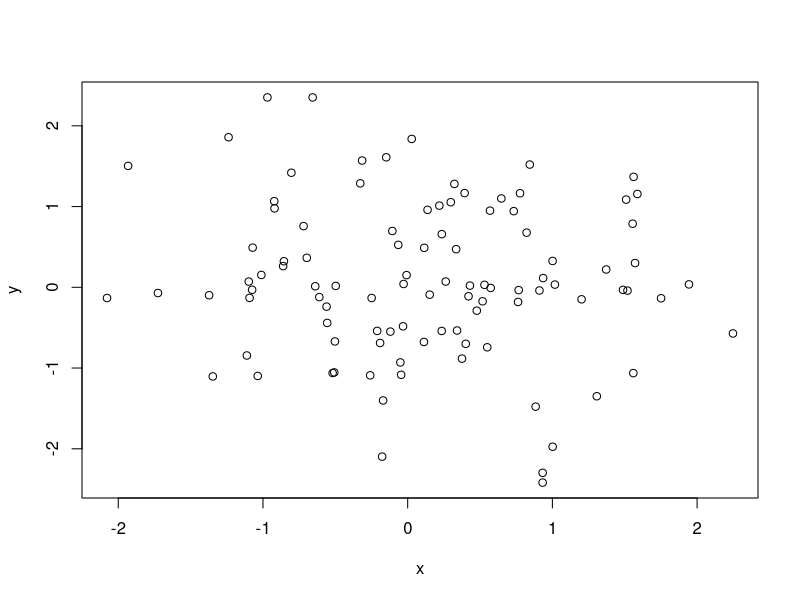
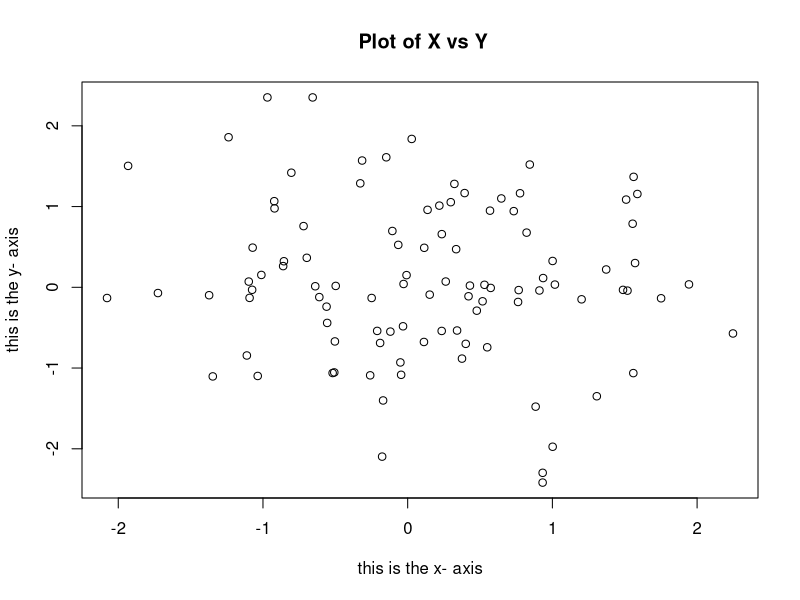
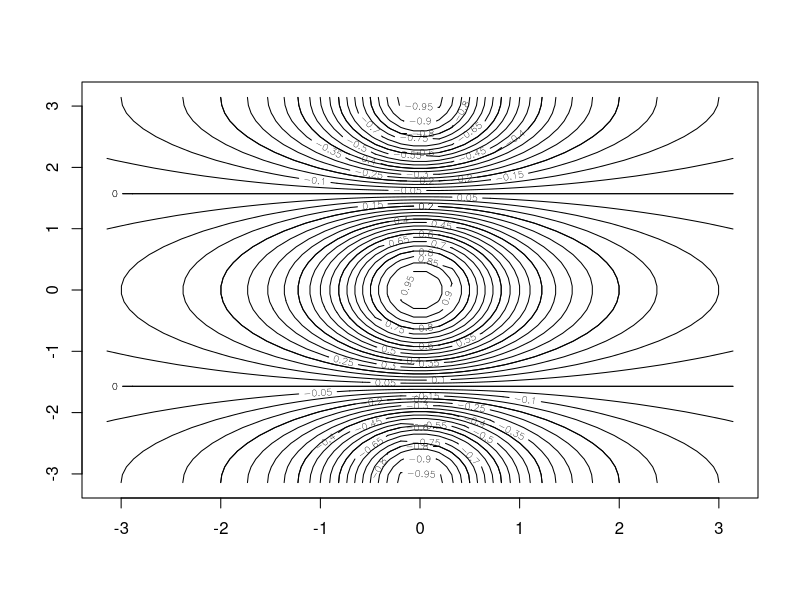
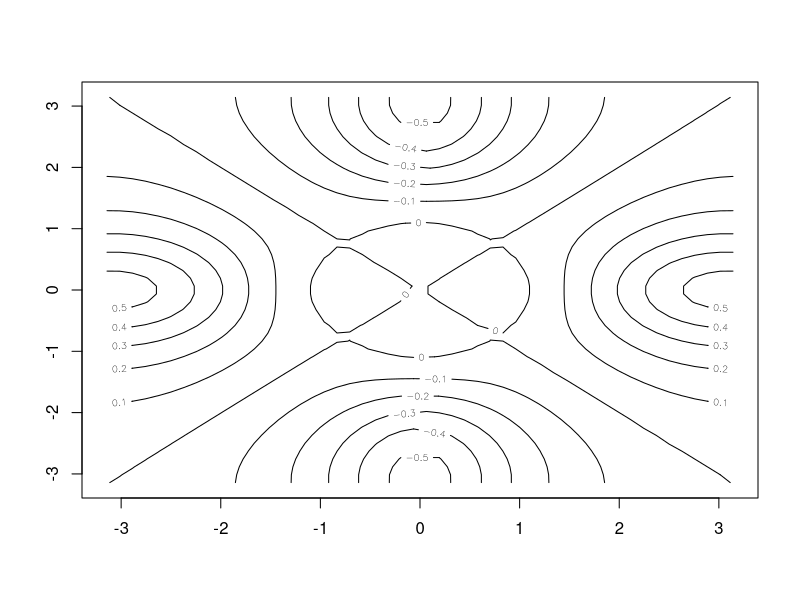
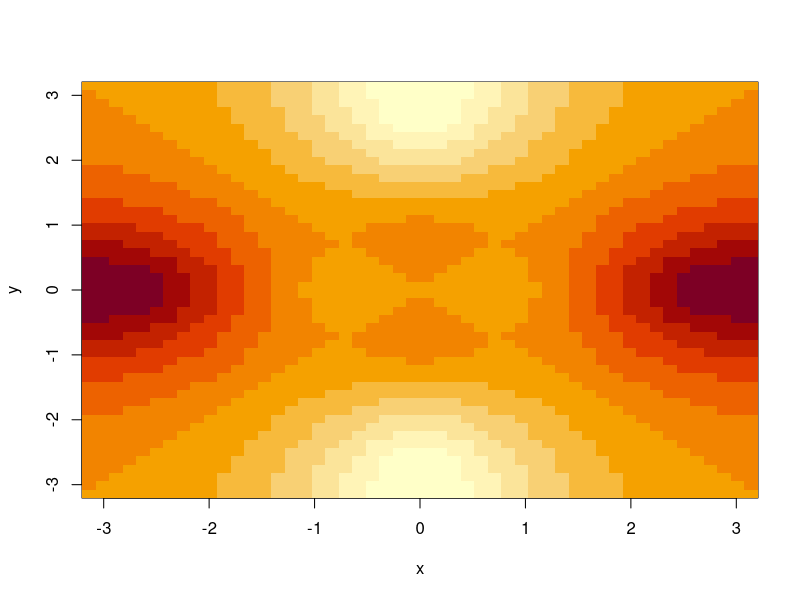
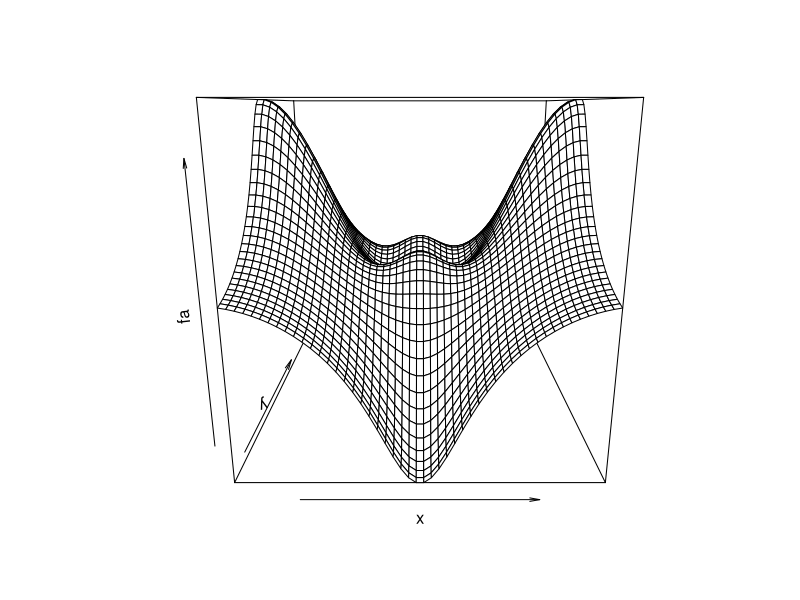
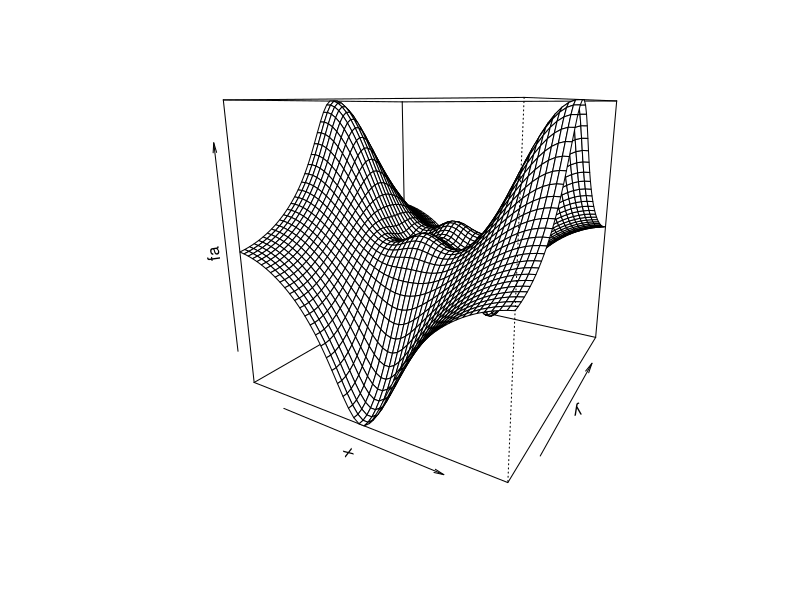
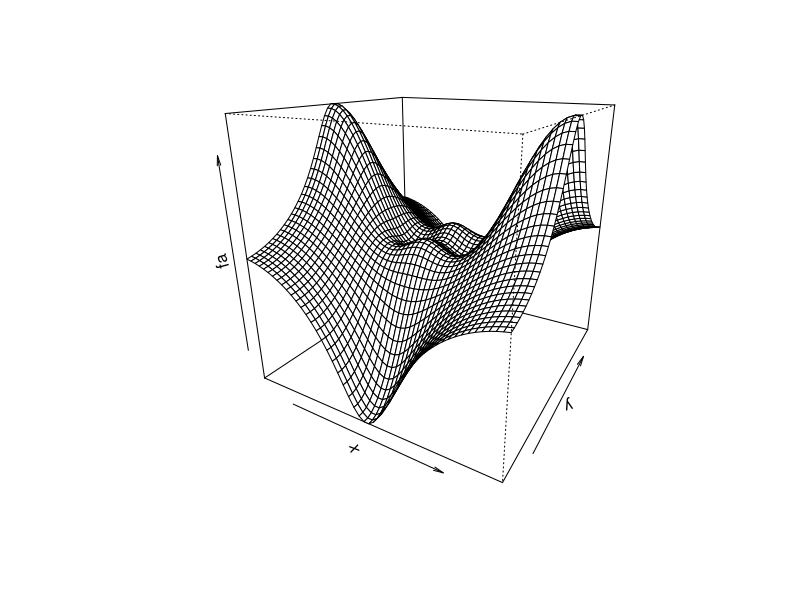

Write R code to recreate these figures, in order.
x <- c(1, 3, 2, 5)
x
x= c(1, 6, 2)
x
y= c(1, 4, 3)
length (x)
x + y
rm(list = ls ())
?matrix
x <- matrix (data = c(1, 2, 3, 4), nrow = 2, ncol = 2)
x
matrix (c(1, 2, 3, 4), 2, 2, byrow = TRUE)
sqrt (x)
x^2
x <- rnorm (50)
x
y <- x + rnorm (50, mean = 50, sd = .1)
cor (x, y)
set.seed (1303)
rnorm (50)
x <- rnorm (100)
y <- rnorm (100)
plot(x,y)
?plot
plot (x, y, xlab = " this is the x- axis ",
      ylab = " this is the y- axis ",
      main = " Plot of X vs Y")
jpeg("Figure.jpeg")
plot (x, y, col = " green ")
dev.off ()
x <- seq (1, 10)
x
x <- 1:10
x
x <- seq (-pi, pi, length = 50)
x
y <- x
?outer
f <- outer (x, y, function (x, y) cos (y) / (1 + x^2))
contour (x, y, f)
contour (x, y, f, nlevels = 45, add = T)
fa <- (f - t(f)) / 2
contour (x, y, fa, nlevels = 15)
image (x, y, fa)
persp (x, y, fa)
persp (x, y, fa , theta = 30)
persp (x, y, fa , theta = 30, phi = 20)
persp (x, y, fa , theta = 30, phi = 70)
persp (x, y, fa , theta = 30, phi = 40)
jpeg("Image.jpeg")
dev.off()
A <- matrix (1:16, 4, 4)
A
A[2, 4]
A[c(1, 3), c(2, 4)]
A[1:3, 2:4]
A[-c(1, 3), ]
dim (A)
